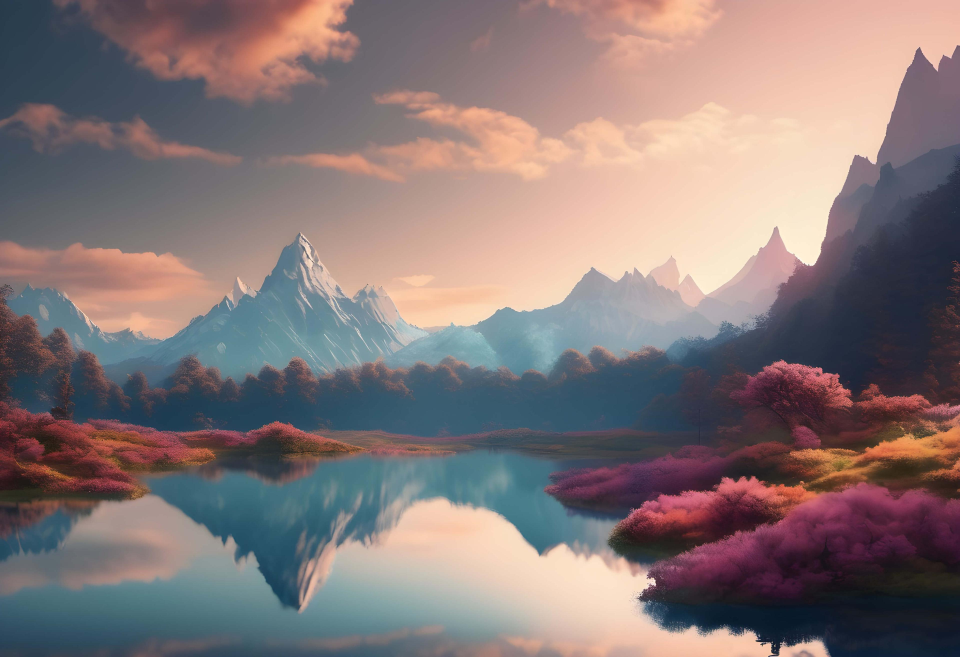
#> input picture Lab2/image.jpeg, 3840 x 2628 px (shown at 1/4 size)
$ jupyter execute Lab2_assingment.ipynb
#> lines starting #> are read from the running program, lines starting #| are printed output that depends on the picture
1. Numpy assignment 1: Perform edge detection in a photo. {
Hint:
 Import a photo using PIL library (install if necessary) and convert it to numpy
(PIL.Image.open() ).  Covert it to grayscale (For each pixel take mean of R,G,B values which will be the
grayscale value)
 Use edge detection logic (using Sobel Filter):
 Add padding pixels around the boundary of the image (use numpy.pad())
 For each pixel at position (i, j) perform following:
Image[i, j] = absolute_value_of(Gradx) + absolute_value_of(Grady)
where, Gradx = Sum(3x3 neighbourhood of Image[i, j] * Kx) i.e. element-wise multiplication of
two 3x3 matrices followed by sum of all elements
Grady = Sum(3x3 neighbourhood of Image[i, j] * Ky)
3x3 neighbourhood of Pix[i, j] = Image[i-1:i+2, j-1:j+2]
Kx = [[-1, -2, -1], [ 0, 0, 0], [ 1, 2, 1]]
Ky = [[-1, 0, 1], [ -2, 0, 2], [ -1, 0, 1]]

 Convert above obtained numpy array to PIL image (Image.fromarray())
 Show/save the image using PIL
}

[cell 1]
from PIL import Image
import numpy as np
import pandas as pd

[cell 2]
img = Image.open('image.jpeg')
#> img is the input picture: PIL image 3840x2628 RGB; mean R, G, B 132.4, 118.5, 119
print(img.format)
#| JPEG
print(img.size)
#| (3840, 2628)

[cell 3]
img_rgb = img.convert('RGB')

[cell 4]
print(img_rgb)
#| <PIL.Image.Image image mode=RGB size=3840x2628 at 0x7F6A276175D0>

[cell 5]
img_array = np.array(img_rgb)
img_array = np.pad(img_array, pad_width=((1,1),(1,1),(0,0)), mode='constant', constant_values=0)
print(img_array.shape)
#| (2630, 3842, 3)

[cell 6]
gray_img = np.mean(img_array, axis=2)
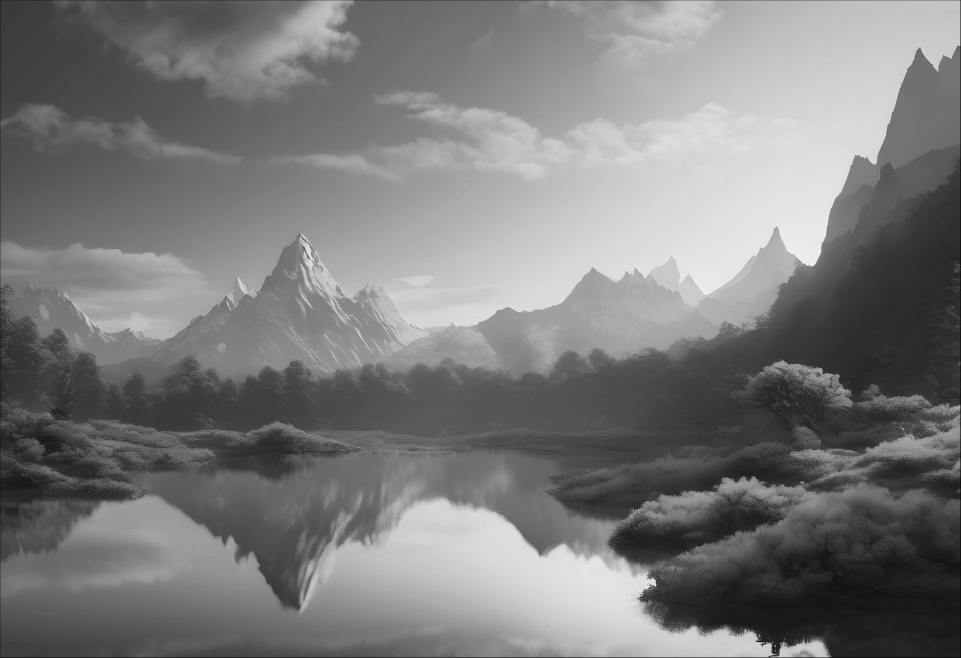
#> gray_img: shape (2630, 3842) float64 (shown at 1/4 size); min 0, max 252.3, mean 123.2

[cell 7]
grayImage = Image.fromarray(gray_img)
grayImage.show()
